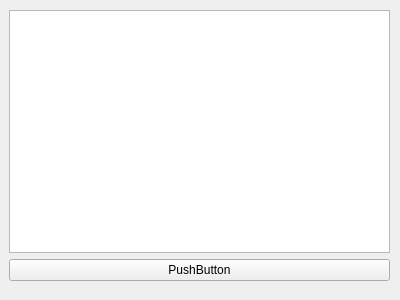
<?xml version="1.0" encoding="UTF-8"?>
<ui version="4.0">
 <class>Form</class>
 <widget class="QWidget" name="Form">
  <property name="geometry">
   <rect>
    <x>0</x>
    <y>0</y>
    <width>400</width>
    <height>300</height>
   </rect>
  </property>
  <property name="windowTitle">
   <string>Form</string>
  </property>
  <widget class="QWidget" name="verticalLayoutWidget">
   <property name="geometry">
    <rect>
     <x>9</x>
     <y>10</y>
     <width>381</width>
     <height>271</height>
    </rect>
   </property>
   <layout class="QVBoxLayout" name="verticalLayout">
    <item>
     <widget class="QTextEdit" name="textEdit"/>
    </item>
    <item>
     <widget class="QPushButton" name="pushButton">
      <property name="text">
       <string>PushButton</string>
      </property>
     </widget>
    </item>
   </layout>
  </widget>
 </widget>
 <resources/>
 <connections>
  <connection>
   <sender>pushButton</sender>
   <signal>clicked()</signal>
   <receiver>textEdit</receiver>
   <slot>close()</slot>
   <hints>
    <hint type="sourcelabel">
     <x>156</x>
     <y>261</y>
    </hint>
    <hint type="destinationlabel">
     <x>162</x>
     <y>168</y>
    </hint>
   </hints>
  </connection>
 </connections>
</ui>
